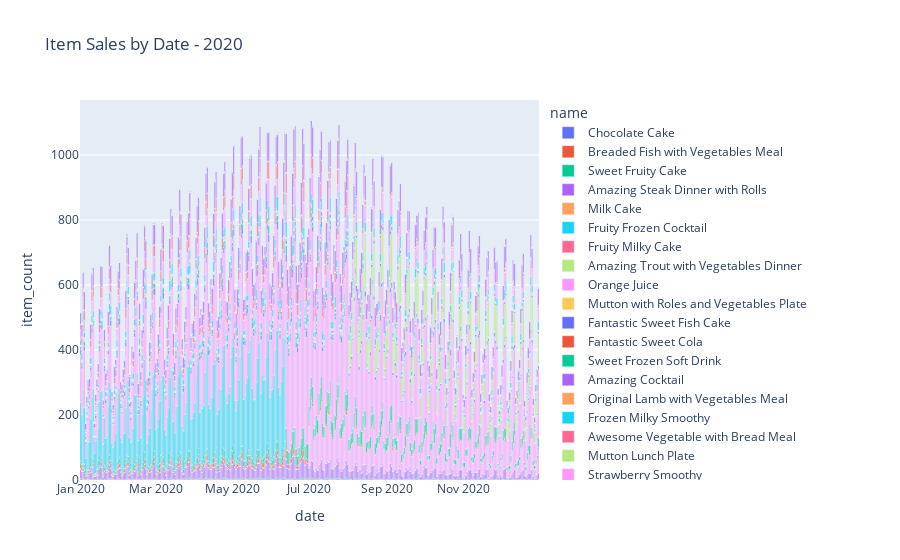

Notebook code for this chart:
### Markdown cell above
# Individual Item Plots

Plot items per day.

### Code cell
df_plot = df_sales_single_year[['date','item_id','item_count']].groupby(['date','item_id']).sum().reset_index()
df_plot = df_plot.merge(df_items,left_on="item_id",right_on="id")[['date','item_count','name']]
fig = px.bar(df_plot, x='date', y='item_count',color="name", title=f'Item Sales by Date - {SINGLE_YEAR}')
fig.update_layout(bargap=0.0,bargroupgap=0.0)
fig.show()
